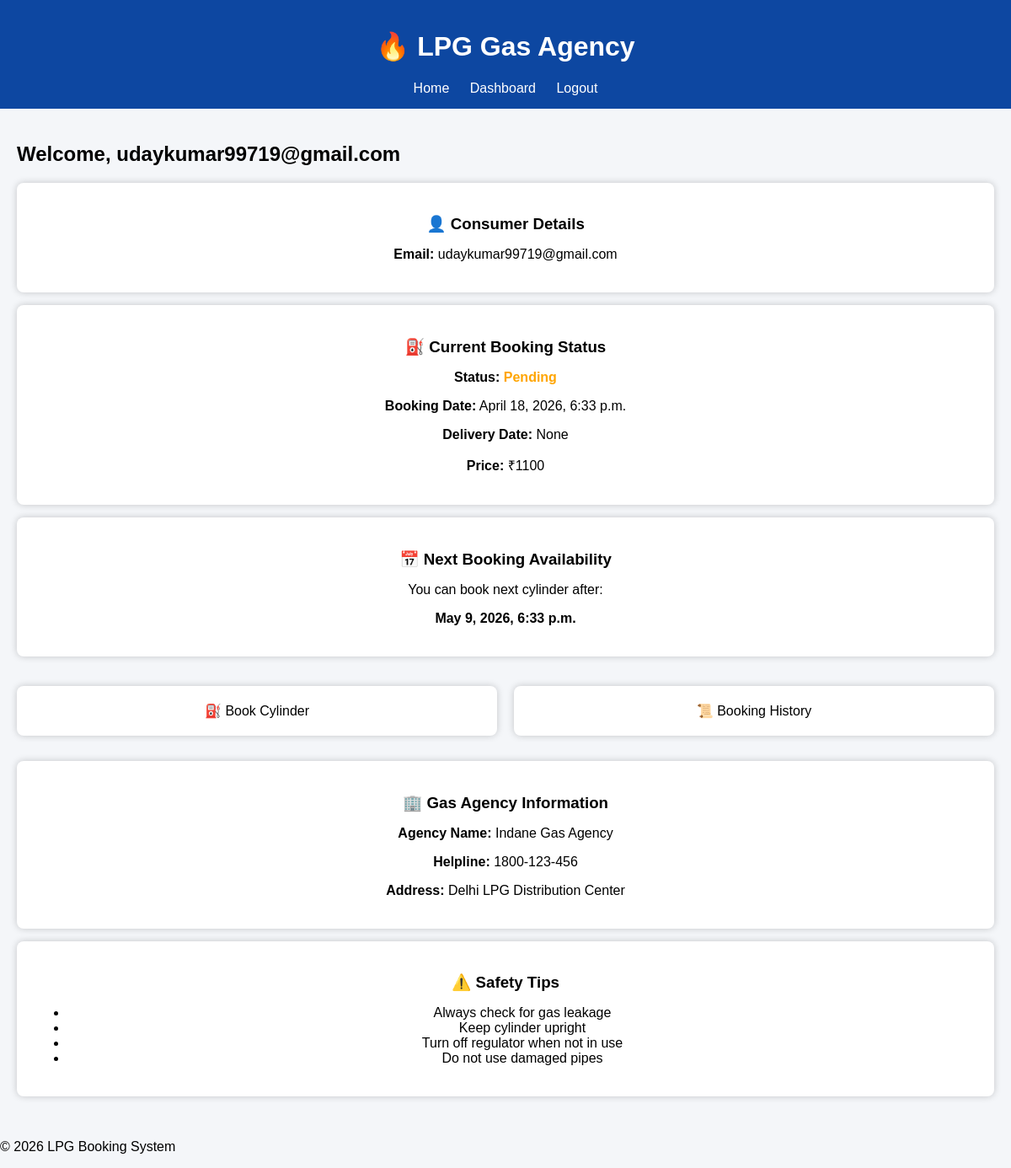
/dashboard/ (signed in), run on the app's committed database.
### booking/models.py (models this page shows, shortened)
class Booking(models.Model):
    user = models.ForeignKey(User, on_delete=models.CASCADE)
    address = models.TextField()
    booking_date = models.DateTimeField(auto_now_add=True)
    delivery_date = models.DateTimeField(null=True, blank=True)
    price = models.IntegerField(default=1100)  # ₹ price
    status = models.CharField(
        max_length=20,
        default='Pending',
        choices=[
            ('Pending', 'Pending'),
            ('Dispatched', 'Dispatched'),
            ('Delivered', 'Delivered'),
        ]
    )

### booking/views.py (the view)
# urls.py: path('dashboard/', dashboard, name='dashboard'),
@login_required(login_url='/')
def dashboard(request):
    latest_booking = Booking.objects.filter(user=request.user).last()
    next_date = None
    if latest_booking:
        next_date = latest_booking.booking_date + timedelta(days=21)
    context = {
        'latest_booking': latest_booking,
        'next_date': next_date
    }
    return render(request, 'dashboard.html', context)

### booking/templates/dashboard.html
{% extends 'base.html' %}
{% block content %}
<h2>Welcome, {{ request.user.username }}</h2>
<div class="card">
    <h3>👤 Consumer Details</h3>
    <p><b>Email:</b> {{ request.user.email }}</p>
</div>
<div class="card">
    <h3>⛽ Current Booking Status</h3>
    {% if latest_booking %}
        <p><b>Status:</b>
            <span class="{{ latest_booking.status|lower }}">
                {{ latest_booking.status }}
            </span>
        </p>
        <p><b>Booking Date:</b> {{ latest_booking.booking_date }}</p>
        <p><b>Delivery Date:</b> {{ latest_booking.delivery_date }}</p>
        <p><b>Price:</b> ₹{{ latest_booking.price }}</p>
    {% else %}
        <p>No booking yet</p>
    {% endif %}
</div>
<div class="card">
    <h3>📅 Next Booking Availability</h3>
    {% if next_date %}
        <p>You can book next cylinder after:</p>
        <p><b>{{ next_date }}</b></p>
    {% else %}
        <p>You can book anytime</p>
    {% endif %}
</div>
<div class="card-container">
    <a href="/book/" class="card">⛽ Book Cylinder</a>
    <a href="/history/" class="card">📜 Booking History</a>
</div>
<div class="card">
    <h3>🏢 Gas Agency Information</h3>
    <p><b>Agency Name:</b> Indane Gas Agency</p>
    <p><b>Helpline:</b> 1800-123-456</p>
    <p><b>Address:</b> Delhi LPG Distribution Center</p>
</div>
<div class="card">
    <h3>⚠️ Safety Tips</h3>
    <ul>
        <li>Always check for gas leakage</li>
        <li>Keep cylinder upright</li>
        <li>Turn off regulator when not in use</li>
        <li>Do not use damaged pipes</li>
    </ul>
</div>
{% endblock %}

### booking/templates/base.html (style rules this page uses)
body { margin: 0; font-family: Arial, sans-serif; background: #f4f6f9; }
.card-container { display: flex; gap: 20px; margin-top: 20px; }
.card { flex: 1; background: white; padding: 30px; text-align: center; text-decoration: none; color: black; box-shadow: 0 0 10px gray; border-radius: 8px; }
.card { background: white; padding: 20px; margin: 15px 0; box-shadow: 0 0 8px rgba(0,0,0,0.2); border-radius: 8px; }
.card h3 { margin-bottom: 10px; }
.pending { color: orange; font-weight: bold; }
.pending { color: orange; }

### data on the page
Booking: status "Pending", booking_date "April 18, 2026, 6:33 p.m.", delivery_date "None", price "1100"

### other printed values
{{ request.user.username }} "udaykumar99719@gmail.com"
{{ request.user.email }} "udaykumar99719@gmail.com"
{{ next_date }} "May 9, 2026, 6:33 p.m."
